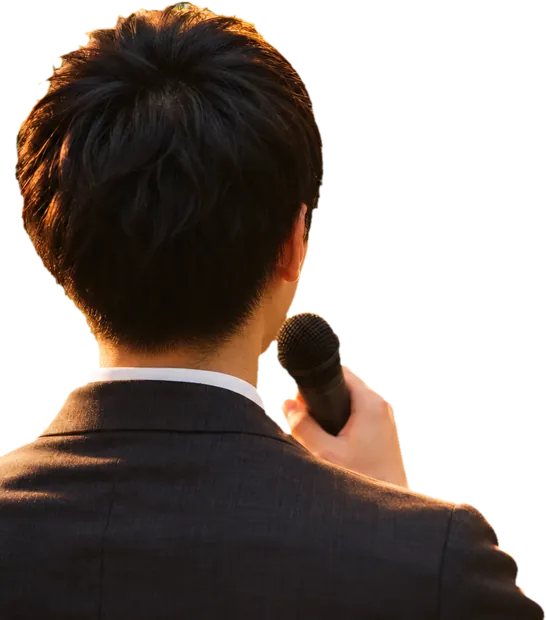
#> input picture img/me.webp, 546 x 620 px, given in place of me.png, which was not available
$ python key.py
#> lines starting #> are read from the running program, lines starting #| are printed output that depends on the picture; after the words box and inside, x2 and y2 are one past the last pixel; in counts of white or black regions, pixels touching at a corner belong together
# 緑背景を抜いて webp(透過) にする。~/tools/pyimg/bin/python art/key.py（Pillow と numpy が要る）
import numpy as np, glob, os
from PIL import Image, ImageFilter
D = os.path.dirname(os.path.abspath(__file__)); OUT = D + '/../img/'; RAW = D + '/../../_art_raw/wedding-speech/raw'  # 生成元はリポジトリの外
def key(src, size=None):
    a = np.asarray(Image.open(src).convert('RGB')).astype(np.float32)
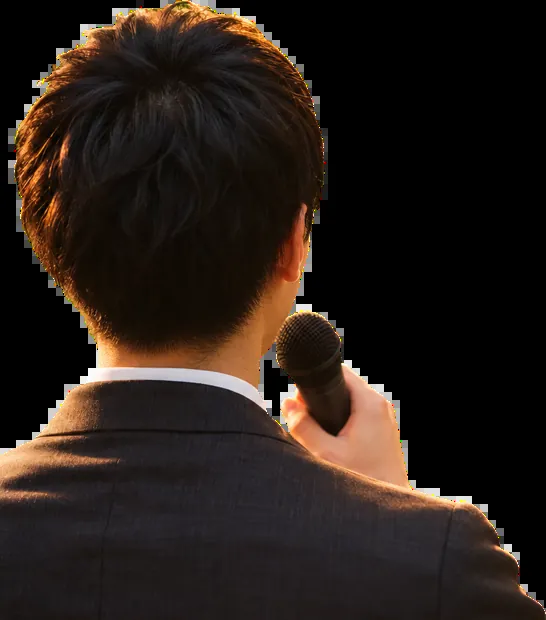
#> a: shape (620, 546, 3) float32; mean R, G, B 38.5, 28.8, 23.2
    r, g, b = a[..., 0], a[..., 1], a[..., 2]
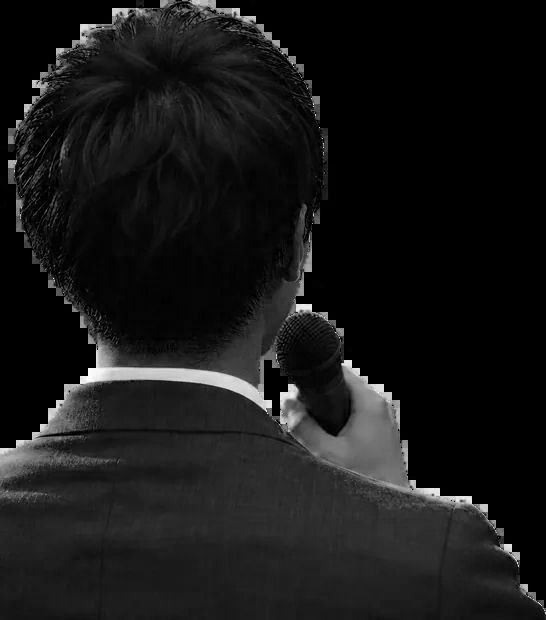
#> b: shape (620, 546) float32; min 0, max 255, mean 23.2
    k = g - np.maximum(r, b)
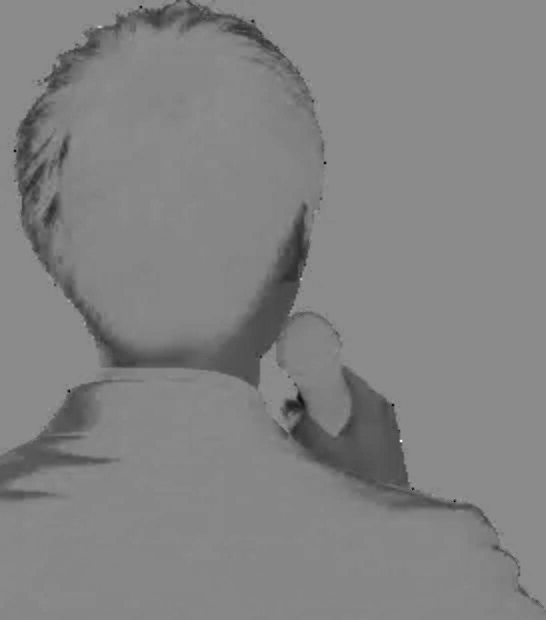
#> k: shape (620, 546) float32; min -169, max 141, mean -9.8; drawn with min black and max white
    al = 1 - np.clip((k - 2) / (40 - 2), 0, 1)
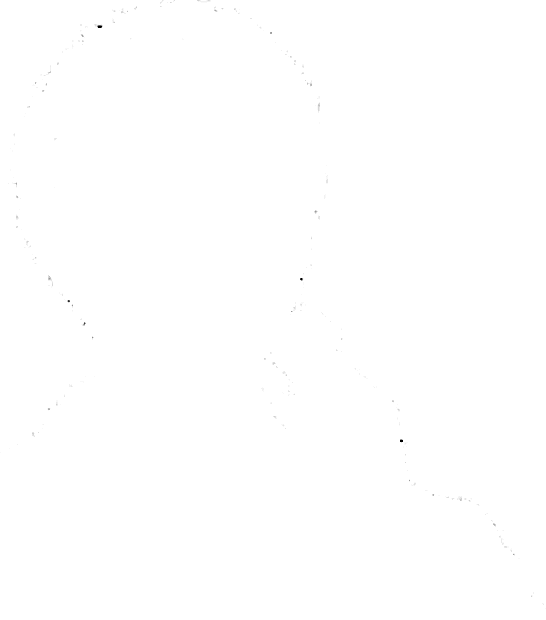
#> al: shape (620, 546) float32; min 0, max 1, mean 1
    lim = np.maximum(r, b); g = np.where(g > lim, lim, g)
    spill = (k > -6) | (al < 0.98); g = np.where(spill, np.minimum(g, 0.72 * r + 0.28 * b), g)
#> after `spill = (k > -6) | (al < 0.98)`:
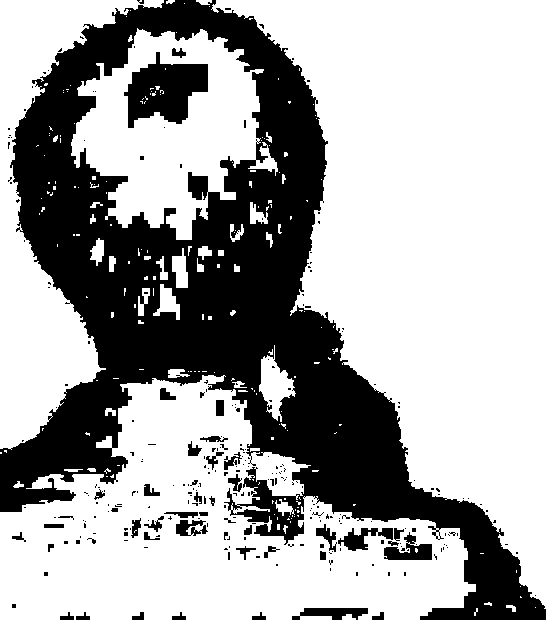
#> spill: shape (620, 546) bool; 66.4% white; 271 black regions (226 under 20 px), largest, box (x1, y1, x2, y2) and area: (0, 0, 546, 620) 103765, (124, 52, 208, 128) 3739, (384, 532, 432, 560) 688
    im = Image.fromarray(np.dstack([r, g, b, al * 255]).clip(0, 255).astype(np.uint8), 'RGBA')
    A = im.split()[3].filter(ImageFilter.MinFilter(5)).filter(ImageFilter.GaussianBlur(0.9)); im.putalpha(A)
    return im.resize(size, Image.LANCZOS) if size else im
def save(im, n, q=80):
#> called with n = 'me', q = 80
    im.save(OUT + n + '.webp', quality=q, method=6); print(n, im.size, os.path.getsize(OUT + n + '.webp') // 1024, 'KB')
#| me (546, 620) 24 KB
SKIP = {'bg', 'items_a', 'items_b', 'me', 'centerpiece', 'garland', 'flowerwall'}
for f in sorted(glob.glob(RAW + '/*.png')):
    n = os.path.basename(f)[:-4]
    if n in SKIP: continue
    save(key(f, (560, 840)), n, 76)
if os.path.exists(RAW + '/me.png'):
    me = key(RAW + '/me.png'); me = me.crop(me.getbbox()); me.thumbnail((620, 620)); save(me, 'me', 80)
if os.path.exists(RAW + '/bg.png'):
    bg = Image.open(RAW + '/bg.png').convert('RGB'); bg.thumbnail((1536, 1024)); save(bg, 'bg', 74)
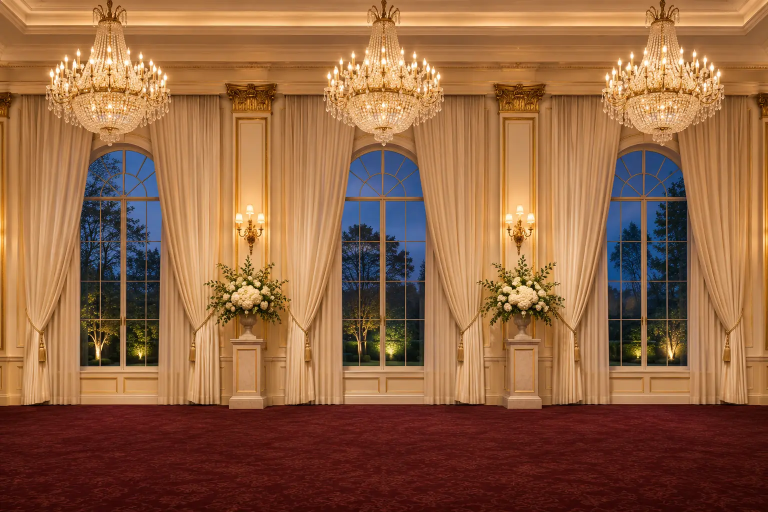
#> input picture img/bg.webp, 1536 x 1024 px, given in place of bg.png, which was not available (shown at 1/2 size)
#> further down, bg is the input picture: PIL image 1536x1024 RGB; mean R, G, B 146.7, 100, 66.4
#| bg (1536, 1024) 143 KB
def cells(sheet, cols, rows, names, mx=260):
    if not os.path.exists(RAW + '/' + sheet + '.png'): return
    it = key(RAW + '/' + sheet + '.png'); W, H = it.size
    for i, n in enumerate(names):
        c = it.crop((i % cols * W // cols, i // cols * H // rows, (i % cols + 1) * W // cols, (i // cols + 1) * H // rows))
        bb = c.getbbox(); c = c.crop(bb); c.thumbnail((mx, mx)); save(c, n, 82)
cells('items_a', 4, 3, ['i_hanky', 'i_tissue', 'i_beer', 'i_phone', 'i_card', 'i_ticket', 'i_photo', 'i_medicine', 'i_nose', 'i_seat', 'i_letter', 'i_camera'])
cells('items_b', 4, 1, ['i_knife', 'i_mic', 'i_flute', 'i_rose'], 320)
for n, mx in [('centerpiece', 700), ('garland', 1100)]:
    if os.path.exists(RAW + '/' + n + '.png'): c = key(RAW + '/' + n + '.png'); c = c.crop(c.getbbox()); c.thumbnail((mx, mx)); save(c, n, 78)
if os.path.exists(RAW + '/flowerwall.png'):
    fw = Image.open(RAW + '/flowerwall.png').convert('RGB'); fw.thumbnail((900, 600)); save(fw, 'flowerwall', 72)
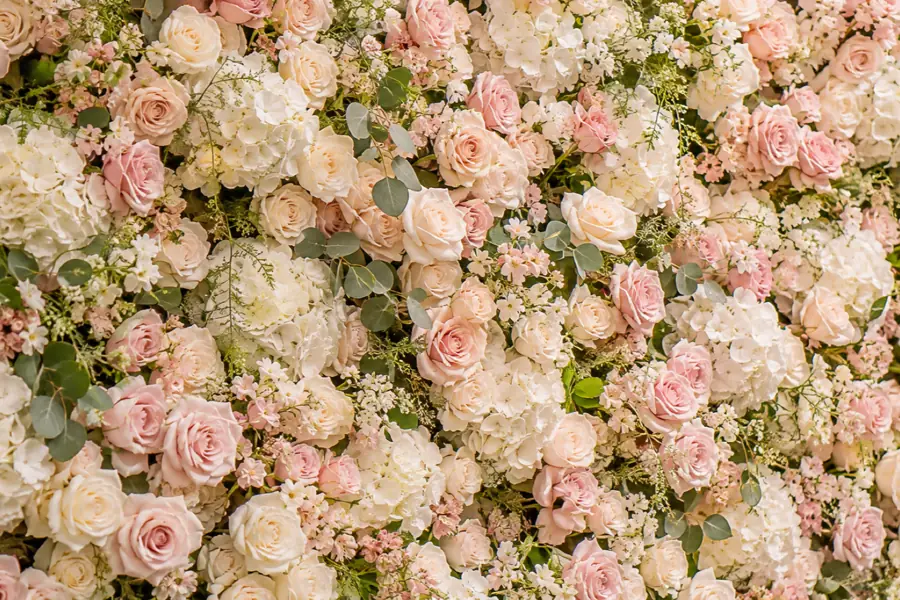
#> input picture img/flowerwall.webp, 900 x 600 px, given in place of flowerwall.png, which was not available
#> further down, fw is the input picture: PIL image 900x600 RGB; mean R, G, B 184.1, 153.8, 119
#| flowerwall (900, 600) 114 KB
